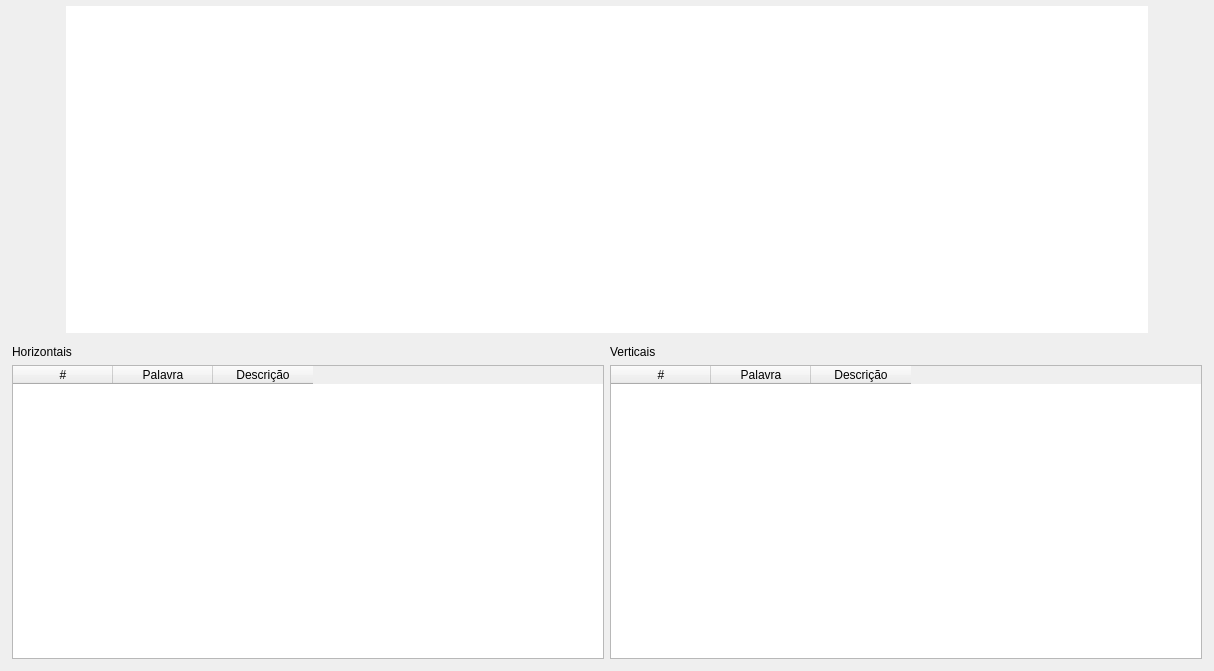
<?xml version="1.0" encoding="UTF-8"?>
<ui version="4.0">
 <class>GridSolved</class>
 <widget class="QMainWindow" name="GridSolved">
  <property name="geometry">
   <rect>
    <x>0</x>
    <y>0</y>
    <width>1214</width>
    <height>671</height>
   </rect>
  </property>
  <property name="sizePolicy">
   <sizepolicy hsizetype="Preferred" vsizetype="Preferred">
    <horstretch>0</horstretch>
    <verstretch>0</verstretch>
   </sizepolicy>
  </property>
  <property name="windowTitle">
   <string>Grid</string>
  </property>
  <widget class="QWidget" name="centralwidget">
   <layout class="QVBoxLayout" name="verticalLayout">
    <property name="leftMargin">
     <number>6</number>
    </property>
    <property name="topMargin">
     <number>6</number>
    </property>
    <property name="rightMargin">
     <number>6</number>
    </property>
    <property name="bottomMargin">
     <number>6</number>
    </property>
    <item>
     <layout class="QHBoxLayout" name="horizontalLayout_2" stretch="5,90,5">
      <item>
       <spacer name="horizontalSpacer">
        <property name="orientation">
         <enum>Qt::Horizontal</enum>
        </property>
        <property name="sizeType">
         <enum>QSizePolicy::MinimumExpanding</enum>
        </property>
        <property name="sizeHint" stdset="0">
         <size>
          <width>40</width>
          <height>20</height>
         </size>
        </property>
       </spacer>
      </item>
      <item>
       <widget class="QTableWidget" name="tblGrid">
        <property name="sizePolicy">
         <sizepolicy hsizetype="MinimumExpanding" vsizetype="MinimumExpanding">
          <horstretch>0</horstretch>
          <verstretch>0</verstretch>
         </sizepolicy>
        </property>
        <property name="font">
         <font>
          <family>Ubuntu</family>
          <pointsize>11</pointsize>
          <italic>false</italic>
          <bold>false</bold>
         </font>
        </property>
        <property name="mouseTracking">
         <bool>true</bool>
        </property>
        <property name="styleSheet">
         <string notr="true">font: 11pt &quot;Ubuntu&quot;;</string>
        </property>
        <property name="frameShape">
         <enum>QFrame::NoFrame</enum>
        </property>
        <property name="editTriggers">
         <set>QAbstractItemView::NoEditTriggers</set>
        </property>
        <property name="tabKeyNavigation">
         <bool>false</bool>
        </property>
        <property name="showDropIndicator" stdset="0">
         <bool>false</bool>
        </property>
        <property name="selectionMode">
         <enum>QAbstractItemView::NoSelection</enum>
        </property>
        <attribute name="horizontalHeaderVisible">
         <bool>false</bool>
        </attribute>
        <attribute name="horizontalHeaderHighlightSections">
         <bool>false</bool>
        </attribute>
        <attribute name="verticalHeaderVisible">
         <bool>false</bool>
        </attribute>
        <attribute name="verticalHeaderHighlightSections">
         <bool>false</bool>
        </attribute>
       </widget>
      </item>
      <item>
       <spacer name="horizontalSpacer_2">
        <property name="orientation">
         <enum>Qt::Horizontal</enum>
        </property>
        <property name="sizeType">
         <enum>QSizePolicy::MinimumExpanding</enum>
        </property>
        <property name="sizeHint" stdset="0">
         <size>
          <width>40</width>
          <height>20</height>
         </size>
        </property>
       </spacer>
      </item>
     </layout>
    </item>
    <item>
     <layout class="QHBoxLayout" name="horizontalLayout">
      <property name="leftMargin">
       <number>6</number>
      </property>
      <property name="topMargin">
       <number>6</number>
      </property>
      <property name="rightMargin">
       <number>6</number>
      </property>
      <property name="bottomMargin">
       <number>6</number>
      </property>
      <item>
       <layout class="QVBoxLayout" name="verticalLayout_3">
        <item>
         <widget class="QLabel" name="lblHorizontal">
          <property name="styleSheet">
           <string notr="true">font: 12pt &quot;Ubuntu&quot;;</string>
          </property>
          <property name="text">
           <string>Horizontais</string>
          </property>
         </widget>
        </item>
        <item>
         <widget class="QTableWidget" name="tblHorizontalWords">
          <property name="mouseTracking">
           <bool>true</bool>
          </property>
          <property name="editTriggers">
           <set>QAbstractItemView::NoEditTriggers</set>
          </property>
          <property name="tabKeyNavigation">
           <bool>false</bool>
          </property>
          <property name="showDropIndicator" stdset="0">
           <bool>false</bool>
          </property>
          <property name="selectionMode">
           <enum>QAbstractItemView::NoSelection</enum>
          </property>
          <attribute name="horizontalHeaderVisible">
           <bool>true</bool>
          </attribute>
          <attribute name="verticalHeaderVisible">
           <bool>false</bool>
          </attribute>
          <column>
           <property name="text">
            <string>#</string>
           </property>
          </column>
          <column>
           <property name="text">
            <string>Palavra</string>
           </property>
          </column>
          <column>
           <property name="text">
            <string>Descrição</string>
           </property>
          </column>
         </widget>
        </item>
       </layout>
      </item>
      <item>
       <layout class="QVBoxLayout" name="verticalLayout_2">
        <item>
         <widget class="QLabel" name="lblVerticais">
          <property name="styleSheet">
           <string notr="true">font: 12pt &quot;Ubuntu&quot;;</string>
          </property>
          <property name="text">
           <string>Verticais</string>
          </property>
         </widget>
        </item>
        <item>
         <widget class="QTableWidget" name="tblVerticalWords">
          <property name="mouseTracking">
           <bool>true</bool>
          </property>
          <property name="editTriggers">
           <set>QAbstractItemView::NoEditTriggers</set>
          </property>
          <property name="tabKeyNavigation">
           <bool>false</bool>
          </property>
          <property name="showDropIndicator" stdset="0">
           <bool>false</bool>
          </property>
          <property name="selectionMode">
           <enum>QAbstractItemView::NoSelection</enum>
          </property>
          <attribute name="verticalHeaderVisible">
           <bool>false</bool>
          </attribute>
          <column>
           <property name="text">
            <string>#</string>
           </property>
          </column>
          <column>
           <property name="text">
            <string>Palavra</string>
           </property>
          </column>
          <column>
           <property name="text">
            <string>Descrição</string>
           </property>
          </column>
         </widget>
        </item>
       </layout>
      </item>
     </layout>
    </item>
   </layout>
  </widget>
 </widget>
 <resources/>
 <connections/>
</ui>
